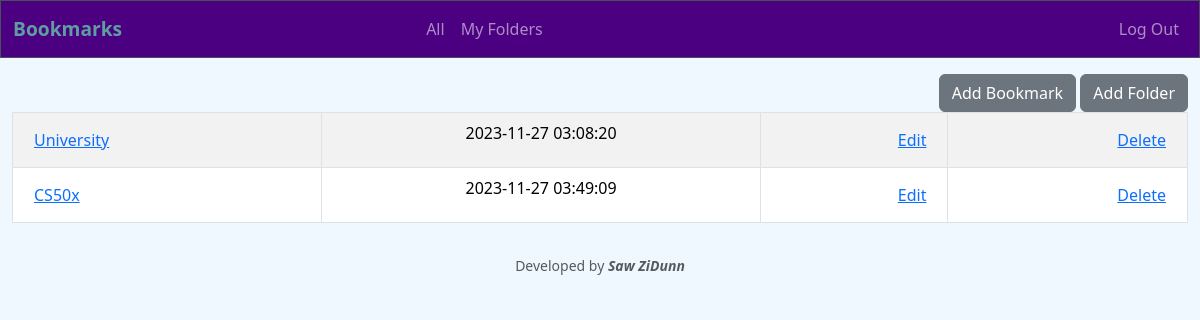
Before: /folders (signed in) with the older database file.
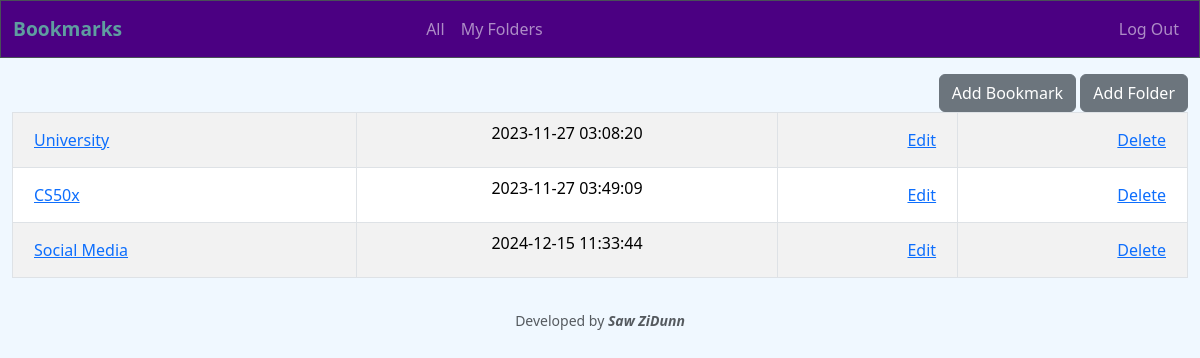
After: the same page with the newer database file.
### tables this page shows
CREATE TABLE folders ( id INTEGER PRIMARY KEY AUTOINCREMENT,
    user_id INTEGER NOT NULL,
    name TEXT NOT NULL,
    time DATETIME NOT NULL,
    FOREIGN KEY (user_id) REFERENCES users(id)
);

### app.py (the view)
@app.route("/folders")
@login_required
def folder_index():
    folders: list = db.execute("SELECT name, id, time FROM folders WHERE user_id=? AND name!=?", session["user_id"],
                               "None")
    return render_template("folders.html", folders=folders)

### app.py (called while the page is built)
@app.after_request
def after_request(response):
    response.headers["Cache-Control"] = "no-cache, no-store, must-revalidate"
    response.headers["Expires"] = 0
    response.headers["Pragma"] = "no-cache"
    return response

### helpers.py (called while the page is built)
def login_required(f):
    @wraps(f)
    def decorated_function(*args, **kwargs):
        if session.get("user_id") is None:
            return redirect("/login")
        return f(*args, **kwargs)
    return decorated_function

### templates/folders.html (shortened to what this page needs)
{% extends "layout.html" %}
{% block main %}
    <table class="table table-striped table-bordered">
        <tbody>
            {% for folder in folders %}
                <tr>
                    <td class="text-start">
                        <form action="/" method="post">
                            <button  class="btn btn-link" type="submit">{{ folder.name }}</button>
                        </form>
                    </td>
                    <td>{{ folder.time }}</td>
                    <td class="text-end">
                        <button type="button" data-bs-toggle="modal"
                        data-bs-target="#edit_folder_{{ loop.index }}" class="btn btn-link">Edit</button>
                    </td>
                    <td class="text-end">
                        <button type="button" data-bs-toggle="modal"
                        data-bs-target="#delete_folder_{{ loop.index }}" class="btn btn-secondary btn-link">Delete</button>
                    </td>
                </tr>
            {% endfor %}
        </tbody>
    </table>
{% endblock %}

Changed rows visible on the page:
added folders: name "Social Media", time "2024-12-15 11:33:44"
